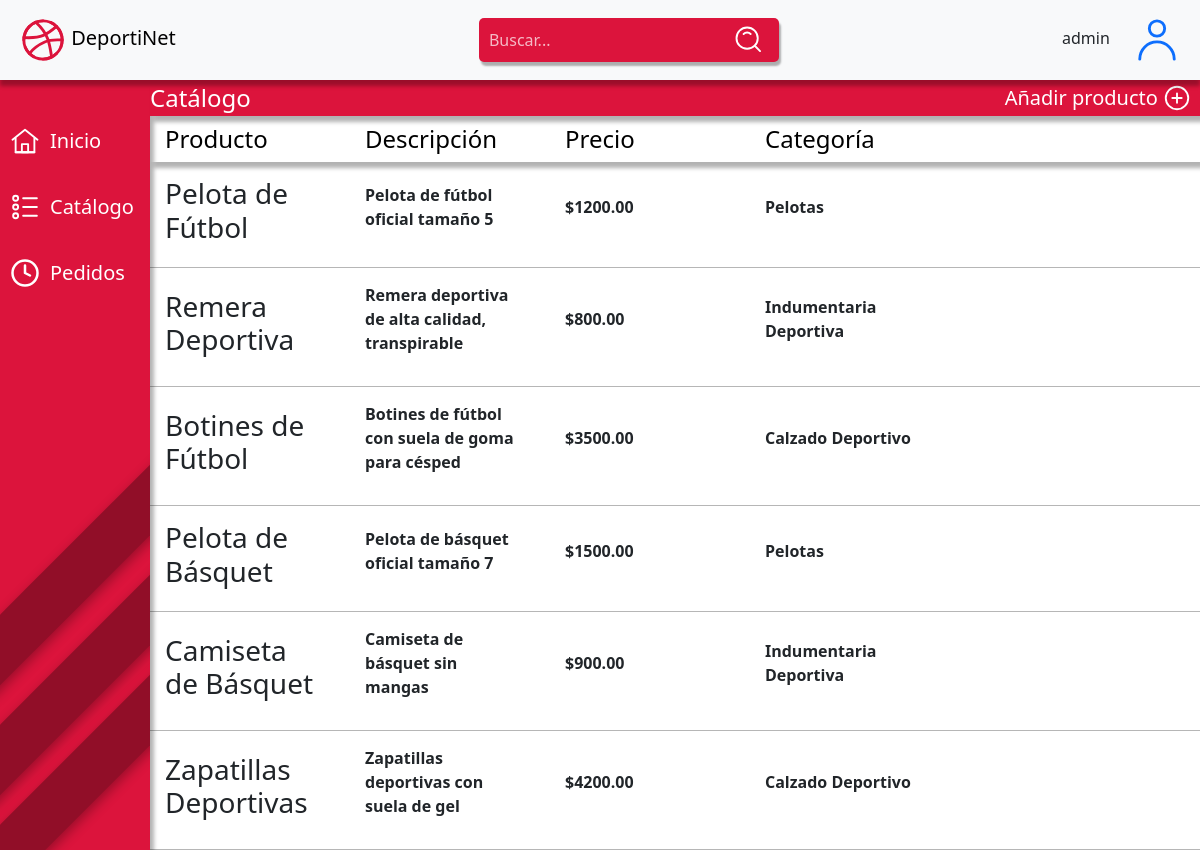
The app's page /views/jefe/catalogo-jefe.php (signed in) with its own data.
### tables this page shows
CREATE TABLE `productos` (
  `id_producto` int NOT NULL,
  `nombre` varchar(100) NOT NULL,
  `descripcion` text,
  `precio` decimal(10,2) NOT NULL,
  `stock` int NOT NULL,
  `id_categoria` int NOT NULL,
  `img` varchar(200) NOT NULL
);

CREATE TABLE `categorias` (
  `id_categoria` int NOT NULL,
  `nombre_categoria` varchar(100) NOT NULL
);

### views/jefe/catalogo-jefe.php (the view, shortened to what this page needs)
<!DOCTYPE html>
<html lang="es">
<head>
    <link href="https://cdn.jsdelivr.net/npm/bootstrap@5.3.3/dist/css/bootstrap.min.css" rel="stylesheet">
    <link rel="stylesheet" href="index-main.css">
</head>
<body>
    <div class="navbar">
        <a class="navbar-brand" href="index-jefe.php">
            DeportiNet
        </a>
        <form id="form" role="search" action="buscar.php" method="GET" class="searchbar">
            <input type="search" id="query" name="q" placeholder="Buscar..." aria-label="Search through site content" required>
            <button type="submit">
            </button>
        </form>
        <div class="navbar-icons">
            <?php echo $_SESSION['usuario']; ?>
            <div class="dropdown" style="display: inline">
                <a class="profile " href="#" role="button" id="dropdownMenuLink" data-bs-toggle="dropdown" aria-expanded="false">
                    <svg width="46" height="46" fill="none" stroke="currentColor" stroke-linecap="round" stroke-linejoin="round" stroke-width="1.5" viewBox="0 0 24 24" xmlns="http://www.w3.org/2000/svg">
                        <path d="M12 10a4 4 0 1 0 0-8 4 4 0 0 0 0 8Z"></path>
                        <path d="M21 22a9 9 0 1 0-18 0"></path>
                    </svg>
                </a>
            </div>
        </div>
    </div>
    <div class="sidebar">
        <a href="index-jefe.php"><svg width="30" height="30" fill="none" stroke="currentColor" stroke-linecap="round" stroke-linejoin="round" stroke-width="1.5" viewBox="0 0 24 24" xmlns="http://www.w3.org/2000/svg">
            <path d="M4.5 21V9L2 11l10-8 10 8-2.5-2v12h-15Z"></path>
            <path d="M9.5 14.5V21h5v-6.5h-5Z"></path>
            <path d="M4.5 21h15"></path>
          </svg>Inicio</a>
        <a href="catalogo-jefe.php">
              Catálogo</a>
        <a href="pedidos-jefe.php">
            <svg width="30" height="30" fill="none" stroke="currentColor" stroke-linecap="round" stroke-linejoin="round" stroke-width="2" viewBox="0 0 24 24" xmlns="http://www.w3.org/2000/svg">
            <path d="M12 2a10 10 0 1 0 0 20 10 10 0 1 0 0-20z"></path>
            <path d="M12 6v6l4 2"></path>
            </svg>
            Pedidos</a>
        <div class="diagonal-block block1"></div>
        <div class="diagonal-block block2"></div>
        <div class="diagonal-block block3"></div>
    </div>
    <div class="main-content">
        <div class="sub-content">
            <div class="sub-navbar">
                <p>Catálogo</p>
                <a href="#"><button type="button" style="background-color: transparent; border-color: transparent; float: right" onclick="openModal()">
                <p style="font-size: 20px;">Añadir producto</p>
            </button></a>
            </div>
            <div class="list-sub-navbar">
                <p>Producto</p>
                <p>Descripción</p>
                <p>Precio</p>
                <p>Categoría</p>
            </div>
        </div>
        <div class="contenido">
            <?php
                include '../../db.php';
                $query = "SELECT Productos.*, Categorias.nombre_categoria FROM Productos JOIN Categorias ON Productos.id_categoria = Categorias.id_categoria";
                $result = $conn->query($query);
                if ($result->num_rows > 0) {
                    while ($row = $result->fetch_assoc()) {
                        echo "<div class='producto'>";
                        echo "<h3>" . $row['nombre'] . "</h3>";
                        echo "<p>" . $row['descripcion'] . "</p>";
                        echo "<p>$" . $row['precio'] . "</p>";
                        echo "<p>" . $row['nombre_categoria'] . "</p>";
                        echo "</div>";
                    }
                } else {
                    echo "No hay productos disponibles";
                }
            ?>
    </div>
</body>
</html>

### views/jefe/index-main.css (style rules this page uses)
body { overflow-y: hidden; }
body, html { width: 100%; overflow-x: hidden; }
.navbar { height: 80px; width: 100%; background-color: #f8f9fa; display: flex; align-items: center; box-shadow: 0 6px 4px rgba(0, 0, 0, 0.3); position: fixed; top: 0; left: 0; z-index: 1000; }
.navbar a { margin-left: 20px; margin-right: 20px; }
.navbar-brand { transition: all .35s; }
.sidebar { height: 100%; width: 150px; background-color: crimson; position: fixed; top: 80px; left: 0; padding-top: 20px; box-sizing: border-box; box-shadow: 4px 6px 4px rgba(0, 0, 0, 0.3); z-index: 1; overflow: hidden; }
.sidebar a { display: flex; color: white; padding: 10px; text-decoration: none; font-size: 20px; margin-top: 16px; transition: all .35s; gap: 10px; }
.sidebar svg { display: block; }
.sidebar a:after { position: absolute; content: ""; top: 0; left: 0; width: 0; height: 100%; background: #ff003b; transition: all .35s; }
.diagonal-block { position: absolute; width: 200%; height: 50px; transform: rotate(-45deg); z-index: -1000; box-shadow: 4px 4px 12px rgba(0, 0, 0, 0.3); }
.block1 { background-color: rgb(145, 14, 40); bottom: 120px; left: -50%; }
.block2 { background-color: rgb(145, 14, 40); bottom: 220px; left: -50%; }
.block3 { background-color: rgb(145, 14, 40); bottom: 330px; left: -50%; }
.main-content { margin-top: 80px; margin-left: 150px; }
.sub-navbar { background-color: crimson; position: relative; width: 100%; z-index: 1; box-shadow: 4px 6px 4px rgba(0, 0, 0, 0.3); }
.sub-navbar p { display:inline; vertical-align: middle; font-size: 24px; color: white; }
.list-sub-navbar { background-color: white; position: relative; width: 100%; box-shadow: 4px 6px 4px rgba(0, 0, 0, 0.3); display: flex; gap: 50px; padding: 5px 15px; align-items: baseline; }
.list-sub-navbar p { font-size: 24px; color: black; margin-bottom: 0; width: 150px; }
.contenido .producto { display: flex; gap: 50px; padding: 15px; align-items: center; border-bottom: solid 1px #b6b6b6; }
.contenido h3 { width: 150px; }
.contenido p { width: 150px; font-weight: bold; }
.searchbar { background-color: crimson; width: 300px; height: 44px; border-radius: 5px; display: flex; flex-direction: row; align-items: center; box-shadow: 2px 4px 2px rgba(0, 0, 0, 0.3); }
input { all: unset; font: 16px system-ui; color: #fff; height: 100%; width: 100%; padding: 6px 10px; }
::placeholder { color: #fff; opacity: 0.7; }
.searchbar button { all: unset; cursor: pointer; width: 44px; height: 44px; margin-right: 10px; }

### records on screen
productos: nombre "Pelota de Fútbol", descripcion "Pelota de fútbol oficial tamaño 5", precio "1200.00", id_categoria.nombre_categoria "Pelotas"
productos: nombre "Remera Deportiva", descripcion "Remera deportiva de alta calidad, transpirable", precio "800.00", id_categoria.nombre_categoria "Indumentaria Deportiva"
productos: nombre "Botines de Fútbol", descripcion "Botines de fútbol con suela de goma para césped", precio "3500.00", id_categoria.nombre_categoria "Calzado Deportivo"
productos: nombre "Pelota de Básquet", descripcion "Pelota de básquet oficial tamaño 7", precio "1500.00", id_categoria.nombre_categoria "Pelotas"
productos: nombre "Camiseta de Básquet", descripcion "Camiseta de básquet sin mangas", precio "900.00", id_categoria.nombre_categoria "Indumentaria Deportiva"
productos: nombre "Zapatillas Deportivas", descripcion "Zapatillas deportivas con suela de gel", precio "4200.00", id_categoria.nombre_categoria "Calzado Deportivo"

### other values on screen
$_SESSION['usuario'] "admin"
